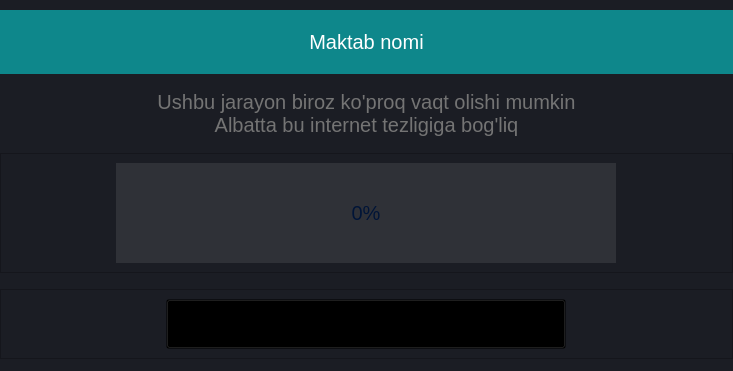
<?xml version="1.0" encoding="UTF-8"?>
<ui version="4.0">
 <class>Frame</class>
 <widget class="QFrame" name="Frame">
  <property name="geometry">
   <rect>
    <x>0</x>
    <y>0</y>
    <width>733</width>
    <height>371</height>
   </rect>
  </property>
  <property name="windowTitle">
   <string>Maktab ma'lumotlari yuklanmoqda</string>
  </property>
  <property name="windowIcon">
   <iconset>
    <normaloff>icons/main-icon.png</normaloff>icons/main-icon.png</iconset>
  </property>
  <property name="styleSheet">
   <string notr="true">font-size: 20px;
background-color: rgb(27, 29, 36);
color: white;
font-family: &quot;Mongolian Baiti&quot;;</string>
  </property>
  <layout class="QVBoxLayout" name="verticalLayout">
   <property name="leftMargin">
    <number>0</number>
   </property>
   <property name="topMargin">
    <number>0</number>
   </property>
   <property name="rightMargin">
    <number>0</number>
   </property>
   <property name="bottomMargin">
    <number>0</number>
   </property>
   <item>
    <widget class="QLabel" name="label">
     <property name="sizePolicy">
      <sizepolicy hsizetype="Preferred" vsizetype="Maximum">
       <horstretch>0</horstretch>
       <verstretch>0</verstretch>
      </sizepolicy>
     </property>
     <property name="styleSheet">
      <string notr="true">background-color: rgb(0, 255, 255, 120);
padding: 20px;</string>
     </property>
     <property name="text">
      <string>Maktab nomi</string>
     </property>
     <property name="alignment">
      <set>Qt::AlignCenter</set>
     </property>
    </widget>
   </item>
   <item>
    <widget class="QLabel" name="label_2">
     <property name="sizePolicy">
      <sizepolicy hsizetype="Preferred" vsizetype="Maximum">
       <horstretch>0</horstretch>
       <verstretch>0</verstretch>
      </sizepolicy>
     </property>
     <property name="styleSheet">
      <string notr="true">color: rgb(116, 116, 116);</string>
     </property>
     <property name="text">
      <string>Ushbu jarayon biroz ko'proq vaqt olishi mumkin
Albatta bu internet tezligiga bog'liq</string>
     </property>
     <property name="alignment">
      <set>Qt::AlignCenter</set>
     </property>
    </widget>
   </item>
   <item>
    <widget class="QFrame" name="frame_2">
     <property name="sizePolicy">
      <sizepolicy hsizetype="Minimum" vsizetype="Maximum">
       <horstretch>0</horstretch>
       <verstretch>0</verstretch>
      </sizepolicy>
     </property>
     <property name="frameShape">
      <enum>QFrame::StyledPanel</enum>
     </property>
     <property name="frameShadow">
      <enum>QFrame::Raised</enum>
     </property>
     <layout class="QHBoxLayout" name="horizontalLayout_2">
      <item>
       <widget class="QLabel" name="label_3">
        <property name="minimumSize">
         <size>
          <width>0</width>
          <height>100</height>
         </size>
        </property>
        <property name="maximumSize">
         <size>
          <width>500</width>
          <height>16777215</height>
         </size>
        </property>
        <property name="styleSheet">
         <string notr="true">background-color: qlineargradient(spread:pad, x1:0, y1:0, x2:1, y2:0, stop:0 rgba(219, 255, 0, 255), stop:0 rgba(0, 255, 50, 255), stop:0.001 rgba(196, 196, 196, 30));
color: rgb(0,20, 55);
font: 30px &quot;Showcard Gothic&quot;;</string>
        </property>
        <property name="text">
         <string>0%</string>
        </property>
        <property name="alignment">
         <set>Qt::AlignCenter</set>
        </property>
       </widget>
      </item>
     </layout>
    </widget>
   </item>
   <item>
    <widget class="QFrame" name="frame">
     <property name="sizePolicy">
      <sizepolicy hsizetype="Preferred" vsizetype="Maximum">
       <horstretch>0</horstretch>
       <verstretch>0</verstretch>
      </sizepolicy>
     </property>
     <property name="frameShape">
      <enum>QFrame::StyledPanel</enum>
     </property>
     <property name="frameShadow">
      <enum>QFrame::Raised</enum>
     </property>
     <layout class="QHBoxLayout" name="horizontalLayout">
      <item>
       <widget class="QPushButton" name="pushButton">
        <property name="minimumSize">
         <size>
          <width>0</width>
          <height>50</height>
         </size>
        </property>
        <property name="maximumSize">
         <size>
          <width>400</width>
          <height>16777215</height>
         </size>
        </property>
        <property name="cursor">
         <cursorShape>PointingHandCursor</cursorShape>
        </property>
        <property name="styleSheet">
         <string notr="true">color: rgba(0, 0, 0, 0);
background-color: rgba(0, 0, 0, 0);</string>
        </property>
        <property name="text">
         <string>Tugatish</string>
        </property>
       </widget>
      </item>
     </layout>
    </widget>
   </item>
  </layout>
 </widget>
 <resources/>
 <connections/>
</ui>
